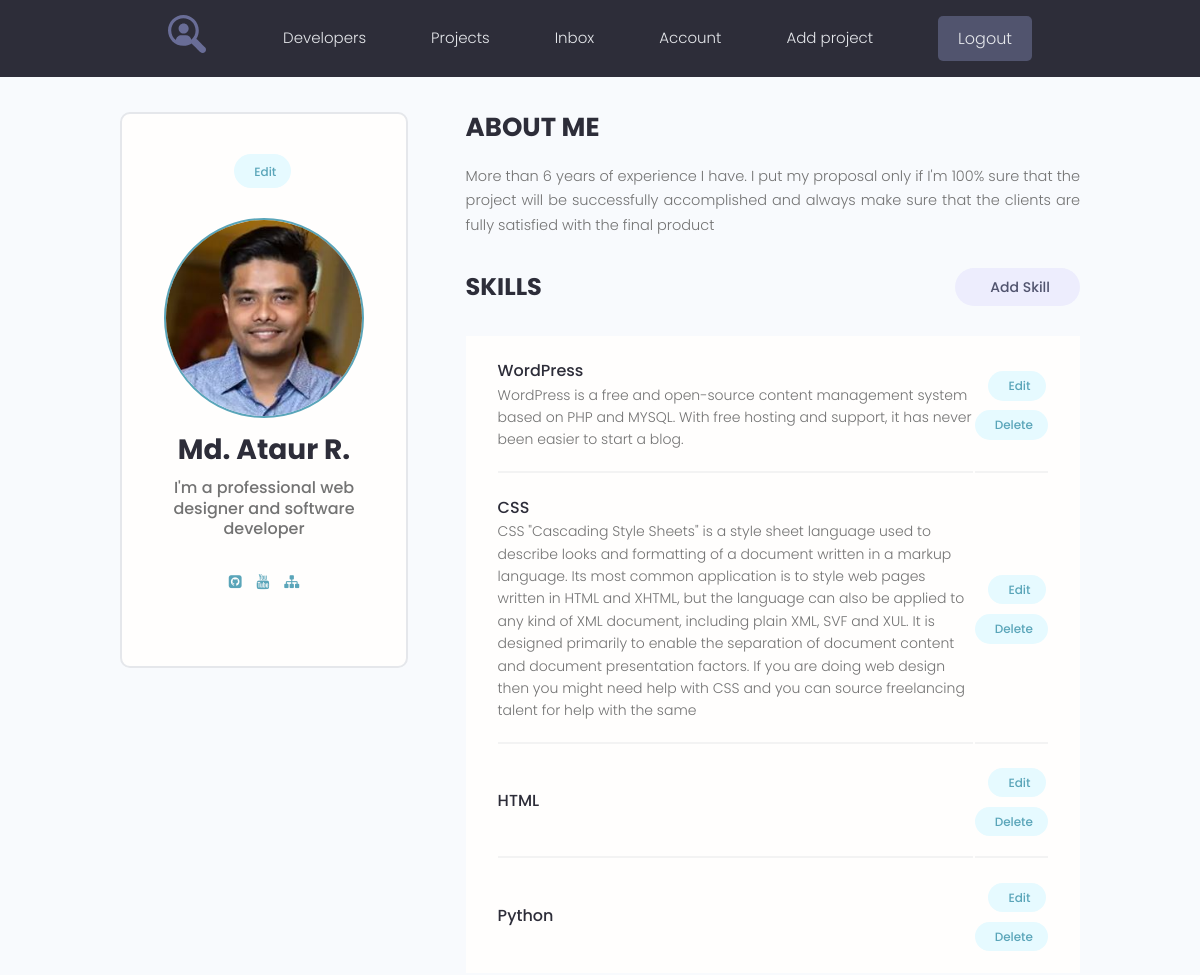
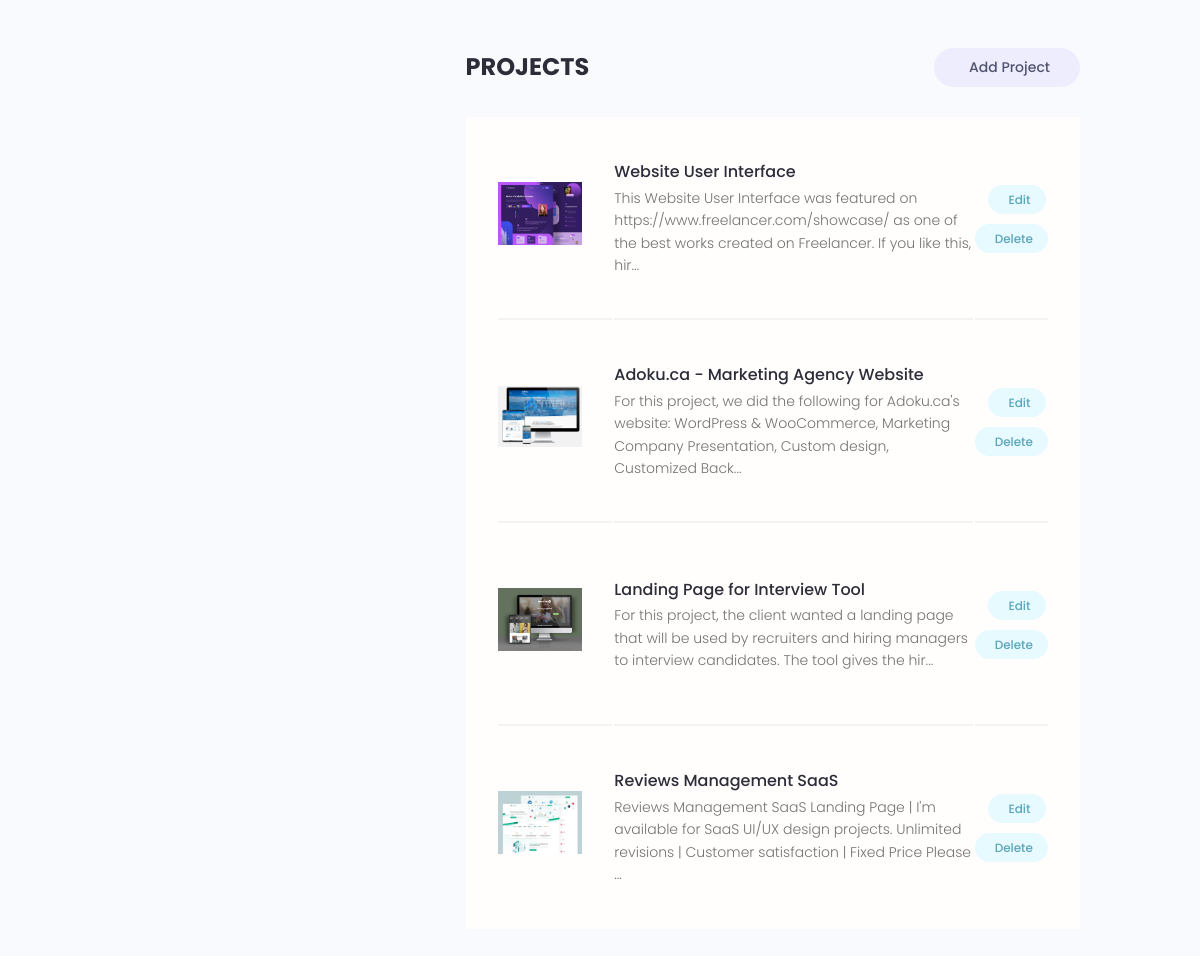
/account/ (signed in), run on the app's committed database (2 pictures, top to bottom).
### users/models.py (models this page shows, shortened)
class Profile(models.Model):
    user = models.OneToOneField(User, on_delete=models.CASCADE, null=True, blank=True)  # связь один ко одному
    name = models.CharField(max_length=200, null=True, blank=True)
    email = models.EmailField(max_length=500, null=True, blank=True)
    username = models.CharField(max_length=200, null=True, blank=True)
    short_intro = models.CharField(max_length=200, null=True, blank=True)
    bio = models.TextField(null=True, blank=True)
    profile_image = models.ImageField(upload_to="profiles/", default="profiles/user-default.png", null=True, blank=True)
    social_github = models.CharField(max_length=200, null=True, blank=True)
    social_youtube = models.CharField(max_length=200, null=True, blank=True)
    social_website = models.CharField(max_length=200, null=True, blank=True)
    created = models.DateTimeField(auto_now_add=True)

class Skill(models.Model):
    owner = models.ForeignKey(Profile, on_delete=models.CASCADE, null=True, blank=True)
    name = models.CharField(max_length=200, null=True, blank=True)
    description = models.TextField(null=True, blank=True)
    created = models.DateTimeField(auto_now_add=True)

### projects/models.py (models this page shows, shortened)
class Project(models.Model):
    owner = models.ForeignKey(Profile, on_delete=models.SET_NULL, null=True, blank=True)
    title = models.CharField(max_length=200)
    description = models.TextField(null=True, blank=True)
    feature_images = models.ImageField(upload_to="projects/%Y/%m/%d/", blank=True, default="default.jpg")
    demo_link = models.CharField(max_length=2000, blank=True)
    source_link = models.CharField(max_length=2000, blank=True)
    tags = models.ManyToManyField('Tag', blank=True)
    vote_total = models.IntegerField(default=0, blank=True)
    vote_rating = models.IntegerField(default=0, blank=True)
    created = models.DateTimeField(auto_now_add=True)
    class Meta:
        ordering = ['-vote_rating', '-vote_total', '-title']

### users/views.py (the view)
# urls.py: path('account/', views.user_account, name='account'),
@login_required(login_url='login')
def user_account(request):
    prof = request.user.profile
    skills = prof.skill_set.all()
    projects = prof.project_set.all()
    context = {
        'profile': prof,
        'skills': skills,
        'projects': projects,
    }
    return render(request, 'users/account.html', context)

### users/templates/users/account.html (shortened to what this page needs)
{% extends 'projects/base.html' %}
{% load static %}
{% block content %}
  <main class="settingsPage profile my-md">
    <div class="container">
      <div class="layout">
        <div class="column column--1of3">
          <div class="card text-center">
            <div class="card__body dev">
              <a class="tag tag--pill tag--main settings__btn" href="{% url 'edit-account' %}"> Edit</a>
              <img class="avatar avatar--xl dev__avatar" src="{{ profile.profile_image.url }}" />
              <h2 class="dev__name">{{ profile.name }}</h2>
              <p class="dev__title">{{ profile.short_intro }}</p>
             <ul class="dev__social">
                {% if profile.social_github %}
                <li>
                  <a title="Github" href="{{ profile.social_github }}" target="_blank"><i class="fa fa-github-square"></i></a>
                </li>
                {% endif %}
                {% if profile.social_youtube %}
                <li>
                  <a title="Youtube" href="{{ profile.social_youtube }}" target="_blank"><i class="fa fa-youtube"></i></a>
                </li>
                {% endif %}
                {% if profile.social_website %}
                <li>
                  <a title="Personal Website" href="{{ profile.social_website }}" target="_blank"><i class="fa fa-sitemap"></i></a>
                </li>
                {% endif %}
              </ul>
            </div>
          </div>
        </div>
        <div class="column column--2of3">
          <div class="devInfo">
            <h3 class="devInfo__title">About Me</h3>
            <p class="devInfo__about">
              {{ profile.bio }}
            </p>
          </div>
          <div class="settings">
            <h3 class="settings__title">Skills</h3>
            <a class="tag tag--pill tag--sub settings__btn tag--lg" href="{% url 'create-skill' %}"> Add Skill</a>
          </div>
          <table class="settings__table">
            {% for skil in skills %}
            <tr>
              <td class="settings__tableInfo">
                <h4>{{ skil.name }}</h4>
                <p>
             {{ skil.description }}
                </p>
              </td>
              <td class="settings__tableActions">
                <a class="tag tag--pill tag--main settings__btn" href="{% url 'update-skill' skil.id %}"> Edit</a>
                <a class="tag tag--pill tag--main settings__btn" href="{% url 'delete-skill' skil.id %}">
                  Delete</a>
              </td>
            </tr>
            {% endfor %}
          </table>
          <div class="settings">
            <h3 class="settings__title">Projects</h3>
            <a class="tag tag--pill tag--sub settings__btn tag--lg" href="{% url 'create_project'%}"> Add Project</a>
          </div>
          <table class="settings__table">
            {% for project in projects %}
            <tr>
              <td class="settings__thumbnail">
                <a href="{% url 'project' project.id %}"><img src="{{ project.feature_images.url }}" alt="Project Thumbnail" /></a>
              </td>
              <td class="settings__tableInfo">
                <a href="{% url 'project' project.id %}">{{ project.title}}</a>
                <p>
                 {{ project.description|slice:"150"}}...
                </p>
              </td>
              <td class="settings__tableActions">
                <a class="tag tag--pill tag--main settings__btn" href="{% url 'update_project' project.id %}"> Edit</a>
                <a class="tag tag--pill tag--main settings__btn" href="{% url 'delete_project' project.id %}">
                  Delete</a>
              </td>
            </tr>
            {% endfor%}
          </table>
        </div>
      </div>
    </div>
  </main>
{% endblock %}

### projects/static/styles/app.css (style rules this page uses)
:root { --color-sub: #2d2d39; }
.card { border: 2px solid var(--color-light); }
img { width: 100%; }
.profile .card > .dev { padding: 4rem; }
.dev__avatar { display: block; margin: auto; }
.dev__name { color: var(--color-sub); font-size: 2.8rem; font-weight: 700; margin-top: 1rem; margin-bottom: 0.5rem; }
.dev__title { font-size: 1.6rem; font-weight: 500; line-height: 1.3; }
.dev__social { margin: 3rem 0; list-style: none; display: flex; justify-content: center; gap: 1.5rem; }
.devInfo { margin-bottom: 3rem; }
.devInfo__title, .devInfo__subtitle { font-size: 2.6rem; color: var(--color-sub); text-transform: uppercase; font-weight: 700; margin-bottom: 1.5rem; }
.devInfo__about, .devSkill__info { font-size: 1.45rem; line-height: 1.7; text-align: justify; }
.settingsPage .dev > .settings__btn { display: inline-block; margin-bottom: 3rem; }
.settings { display: flex; justify-content: space-between; align-items: center; }
.settings__title { font-size: 2.4rem; text-transform: uppercase; font-weight: 700; color: var(--color-sub); }
.settings__table { margin-top: 3rem; margin-bottom: 5rem; padding: 0 3rem; background: var(--color-white); }
.settings__table tr { width: 100%; }
.settings__table tr > td { padding: 2rem 0; }
.settings__table tr:not(:last-child) td { border-bottom: 2px solid var(--color-white-light); }
.settings__thumbnail { width: 23%; min-width: 10rem; }
.settings__thumbnail img { padding-right: 3rem; height: 15rem; object-fit: contain; }
.settings__tableInfo { width: 100%; }
.settings__tableInfo h4, .settings__tableInfo a { padding-right: 1rem; width: auto; font-size: 1.6rem; font-weight: 500; color: var(--color-sub); }
.settings__tableInfo p { font-size: 1.4rem; }
.settings__tableActions { text-align: right; }

### projects/static/uikit/styles/modules/_variables.css (style rules this page uses)
:root { --color-main: #5aa5b9; --color-main-light: #e6faff; --color-sub: #3f4156; --color-sub-light: #51546e; --color-sub-lighter: #ededfd; --color-text: #737373; --color-gray: #8b8b8b; --color-light: #e5e7eb; --color-light-gray: #767676; --color-bg: #f8fafd; --color-white: #fffefd; --color-white-light: #f3f3f3; --color-success: #359e64; --color-success-bg: #def8e8; --color-error: #fc4b0b; --color-error-bg: #fff2ee; --font-base: 'Poppins', arial, helvetica, 'Segoe UI', roboto, ubuntu, sans-serif; --font-monospace: 'Fira Code', 'Courier New', courier, monospace; --font-regular: 300; --font-medium: 500; --font-bold: 700; --generic-shadow: 1px 1px 5px #00000010; --generic-transition: all 0.3s ease-in-out; }

### projects/static/uikit/styles/modules/_base.css (style rules this page uses)
* { margin: 0; padding: 0; box-sizing: border-box; text-rendering: optimizeLegibility; color: inherit; font-size: inherit; }
html { font-size: 50%; }
@media only screen and (min-width: 480px) { html { font-size: 56.25%; } }
@media only screen and (min-width: 1200px) { html { font-size: 62.5%; } }
body { line-height: 1.6; font-weight: 400; font-size: 1.5rem; color: var(--color-text); background-color: var(--color-bg); min-height: 100vh; }

### projects/static/uikit/styles/modules/_typography.css (style rules this page uses)
* { font-family: var(--font-base); }
h2 { font-size: 3.6rem; font-weight: var(--font-bold); }
h3 { font-size: 3.2rem; font-weight: var(--font-medium); }
h4 { font-size: 2.8rem; font-weight: var(--font-medium); }
p, span, strong { font-size: 1.6rem; color: var(--color-text); font-weight: var(--font-regular); }
a { padding-bottom: 2px; text-decoration: none; display: inline-block; color: var(--color-main); font-weight: var(--font-medium); }

### projects/static/uikit/styles/modules/_utilities.css (style rules this page uses)
.container { width: 92%; max-width: 165rem; margin: 0 auto; box-sizing: border-box; }
@media screen and (min-width: 1000px) { .container { width: 90%; } }
@media screen and (min-width: 1200px) { .container { width: 80%; } }
.text-center { text-align: center; }
.my-md { margin: 3rem auto; }

### projects/static/uikit/styles/modules/_avatar.css (style rules this page uses)
.avatar { border-radius: 50%; border: 2px solid var(--color-main); object-fit: cover; }
.avatar--xl { height: 20rem; width: 20rem; }

### projects/static/uikit/styles/modules/_card.css (style rules this page uses)
.card { border-radius: 1rem; background-color: var(--color-white); border: 1.5px solid var(--color-light); width: auto; height: auto; margin-top: 0.5rem; margin-bottom: 0.5rem; overflow: hidden; }
.card__body, .card__header { padding: 2rem 2.5rem; }

### projects/static/uikit/styles/modules/_layout.css (style rules this page uses)
.layout { display: flex; flex-flow: row wrap; justify-content: space-between; }
.layout > .column { margin-bottom: 3rem; }
.layout > .column.column--1of3 { flex-basis: 30%; }
.layout > .column.column--2of3 { flex-basis: 64%; }

### data on the page
Profile: profile_image (picture), name "Md. Ataur R.", short_intro "I'm a professional web designer and software developer", bio "More than 6 years of experience I have. I put my proposal only if I'm 100% sure that the project will be successfully accomplished and always make sure that the clients are fully satisfied with the final product"
Skill: name "WordPress", description "WordPress is a free and open-source content management system based on PHP and MYSQL. With free hosting and support, it has never been easier to start a blog."
Skill: name "CSS", description "CSS \"Cascading Style Sheets\" is a style sheet language used to describe looks and formatting of a document written in a markup language. Its most common application is to style web pages written in HTML and XHTML, but the language can also be applied to any kind of XML document, including plain XML, SVF and XUL. It is designed primarily to enable the separation of document content and document presentation factors. If you are doing web design then you might need help with CSS and you can source freelancing talent for help with the same"
Skill: name "HTML"
Skill: name "Python"
Project: feature_images (picture), title "Website User Interface", description "This Website User Interface was featured on https://www.freelancer.com/showcase/ as one of the best works created on Freelancer. If you like this, hir"
Project: feature_images (picture), title "Adoku.ca - Marketing Agency Website", description "For this project, we did the following for Adoku.ca's website: WordPress & WooCommerce, Marketing Company Presentation, Custom design, Customized Back"
Project: feature_images (picture), title "Landing Page for Interview Tool", description "For this project, the client wanted a landing page that will be used by recruiters and hiring managers to interview candidates. The tool gives the hir"
Project: feature_images (picture), title "Reviews Management SaaS", description "Reviews Management SaaS Landing Page | I'm available for SaaS UI/UX design projects. Unlimited revisions | Customer satisfaction | Fixed Price Please"
